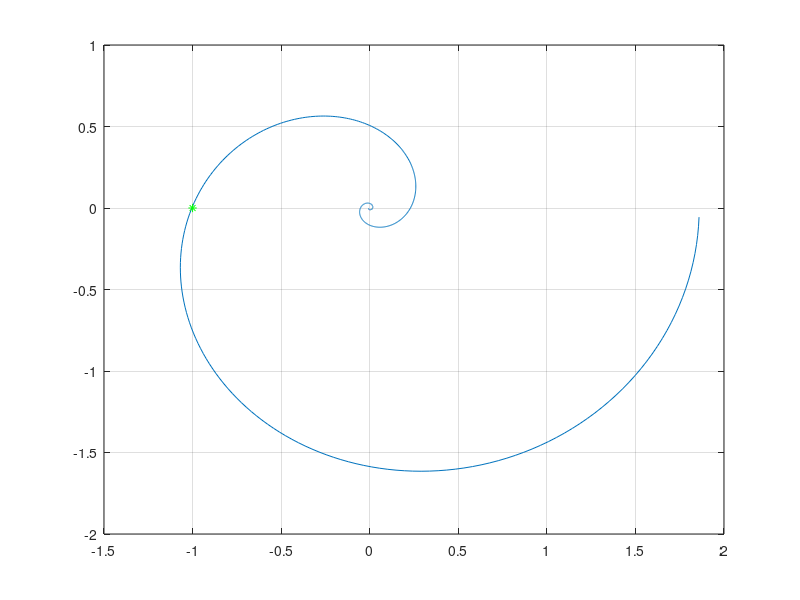

Write the MATLAB code that produced this figure. (Note: this script raises an error after producing the figure.)
% linear model of the pupillary light reflex with critical value of k
close all; clear all;clc
%%
D=0.18;
tau=0.1;
k=1.01:0.01:2.1;

for i=1:numel(k)
    K=k(i);
    num=[K];
    den=[tau^3 3*tau^2 3*tau 1];
    Hs=tf(num,den);
    f=[0.01:0.01:10]';
    w=2*pi*f;
    %Compute nyquist plot w/o delay;
    [R I]=nyquist(Hs,w);
    I=squeeze(I);
    R=squeeze(R);
    %Add delay to results
    Rdel=real((R+1j*I).*exp(-1j*w*D));
    Idel=imag((R+1j*I).*exp(-1j*w*D));
    for j=1:length(Idel)
        if(Rdel(j)<=-0.99 && Rdel(j)>=-1.01)
            if(Idel(j)<=0.0115 && Idel(j)>=-0.0115)
            
                critical=K;
            end
            
        end
    end
    
end

%%
num=[critical];
den=[tau^3 3*tau^2 3*tau 1];
Hs=tf(num,den);
f=[0.01:0.01:10]';
w=2*pi*f;
%Compute nyquist plot w/o delay;
[R I]=nyquist(Hs,w);
I=squeeze(I);
R=squeeze(R);
%Add delay to results
Rdel=real((R+1j*I).*exp(-1j*w*D));
Idel=imag((R+1j*I).*exp(-1j*w*D));

%figure
axis square;
plot(Rdel,Idel);
grid;
hold on;
plot (-1,0,"g*")
str="Critical value of k is " +num2str(critical);

annotation('textbox', [0.5, 0.4, 0.1, 0.1], 'String', str)
hold off